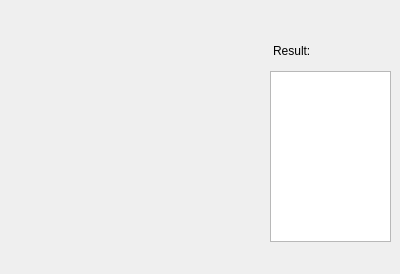
<?xml version="1.0" encoding="UTF-8"?>
<ui version="4.0">
 <class>Form</class>
 <widget class="QWidget" name="Form">
  <property name="geometry">
   <rect>
    <x>0</x>
    <y>0</y>
    <width>400</width>
    <height>274</height>
   </rect>
  </property>
  <property name="windowTitle">
   <string>Form</string>
  </property>
  <widget class="QWidget" name="widget" native="true">
   <property name="geometry">
    <rect>
     <x>30</x>
     <y>40</y>
     <width>201</width>
     <height>201</height>
    </rect>
   </property>
   <property name="cursor">
    <cursorShape>PointingHandCursor</cursorShape>
   </property>
  </widget>
  <widget class="QListView" name="listView">
   <property name="geometry">
    <rect>
     <x>270</x>
     <y>71</y>
     <width>121</width>
     <height>171</height>
    </rect>
   </property>
  </widget>
  <widget class="QLabel" name="label">
   <property name="geometry">
    <rect>
     <x>273</x>
     <y>40</y>
     <width>61</width>
     <height>21</height>
    </rect>
   </property>
   <property name="text">
    <string>Result:</string>
   </property>
  </widget>
 </widget>
 <resources/>
 <connections/>
</ui>
